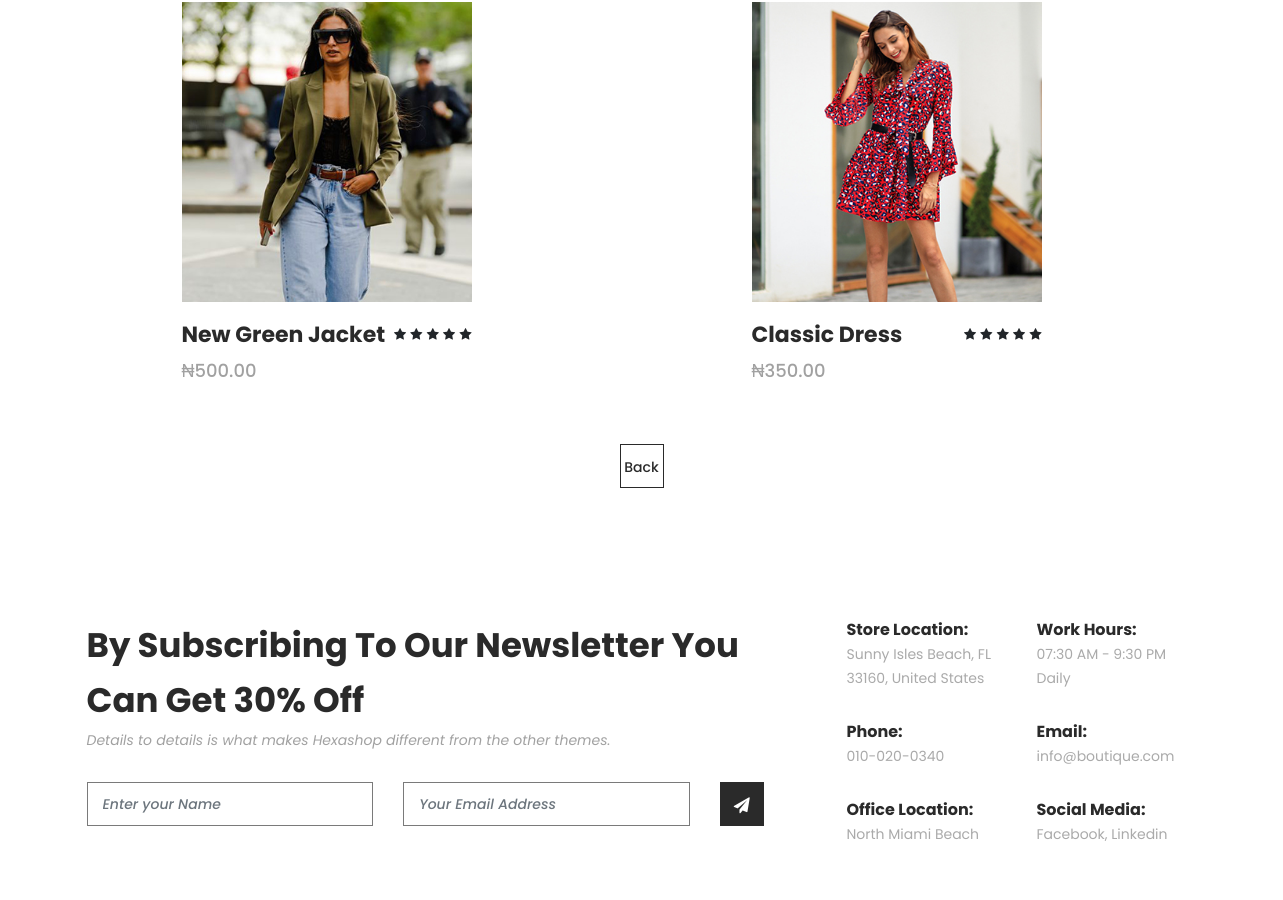
/women?page=2 (middle part), run on an earlier commit of the app's database.
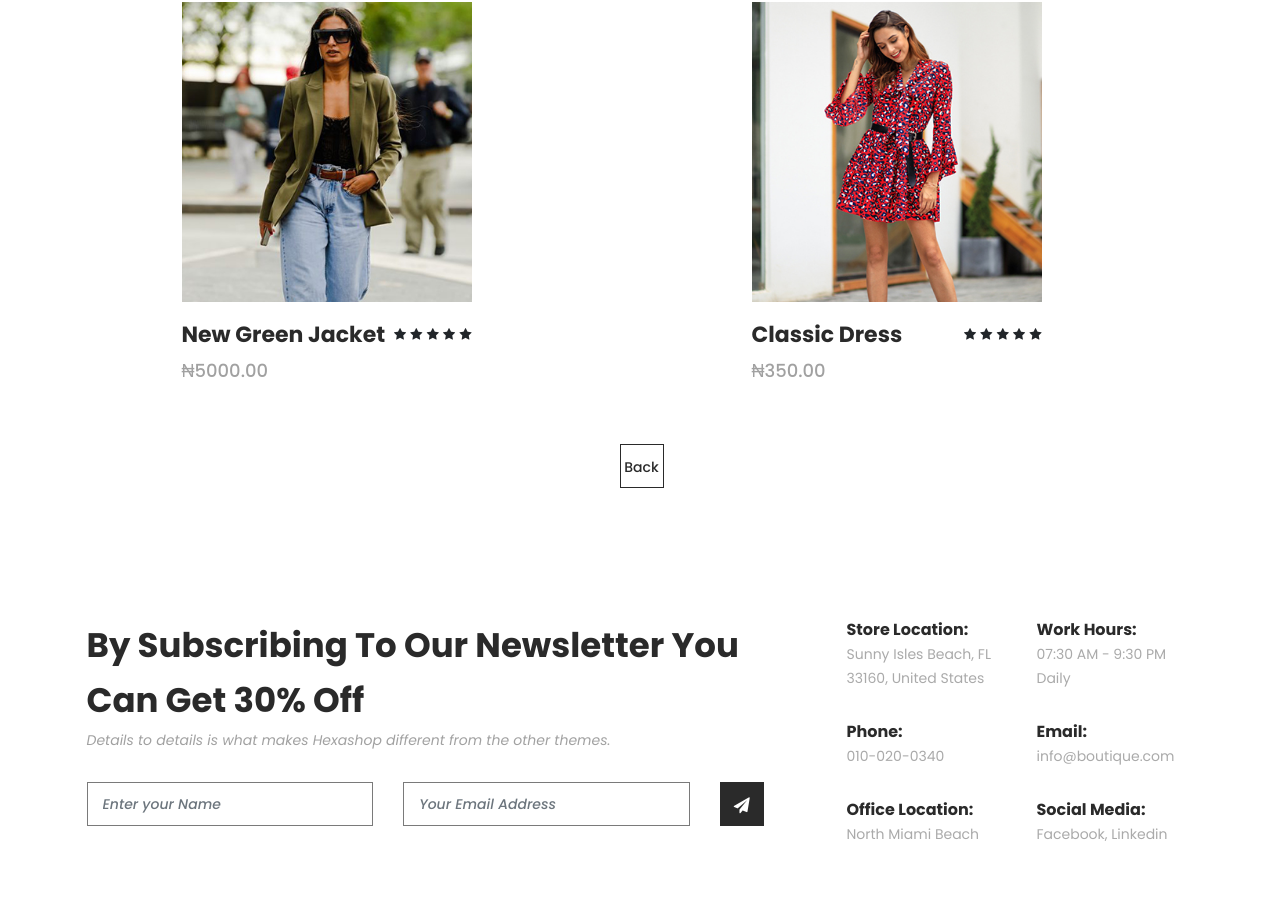
And on a later commit of the database.
### BoutiqueApp/models.py (models this page shows, shortened)
class Product(models.Model):
    choice = {('Men','Men'), ('Women','Women'), ('Kids', 'Kids')}
    uniqueID = models.UUIDField( default=uuid4, editable=False)
    Name = models.CharField(max_length=200, default="Anonymous")
    Category = models.CharField(max_length=50, blank=True, null=True, choices=choice)
    Price = models.CharField(max_length=50, null=False)
    Stock_Number = models.IntegerField(null=False)
    Date_Pub = models.DateTimeField(default=datetime.now(), editable=False)
    Image = models.ImageField(upload_to="upload")

### BoutiqueApp/views.py (the view)
# urls.py: path('women', womenProductView),
def womenProductView(request):
    subscriberForm = SubscriberForm(request.POST)
    if request.method == 'POST':
        if subscriberForm.is_valid():
            subscriberForm.save()
            return render(request, "SusbscribersAlert.html", {'subscriberForm': subscriberForm })
    Products =  Product.objects.filter(Category="Women").order_by("-Date_Pub")
    paginator = Paginator(Products, 9)
    paginator_page_number = request.GET.get("page")
    page_obj = paginator.get_page(paginator_page_number)
    return render(request, "womenProducts.html", { 'subscriberForm': subscriberForm , 'products':page_obj })

### BoutiqueApp/forms.py
class SubscriberForm(ModelForm):
    class Meta:
        model = Subscriber
        fields = "__all__"

### BoutiqueApp/templates/womenProducts.html (shortened to what this page needs)
{% load static %}
    {% block content %}
    {% include '__header.html' %}
        <section class="section" id="products">
            <div class="container">
                <div class="row" style="display: flex; justify-content: space-around;">
                    {% for product in products %}
                    <div class="col-lg-4" style="width: 320px;">
                        <div class="item" style="width: 290px;">
                            <div class="thumb">
                                <img src="{{ product.Image.url }}" alt="" style="height: 300px; width: 290px;">
                            </div>
                            <div class="down-content">
                                <h4>{{ product.Name }}</h4>
                                <span>₦{{ product.Price }}.00</span>
                                <ul class="stars">
                                    <li><i class="fa fa-star"></i></li>
                                    <li><i class="fa fa-star"></i></li>
                                    <li><i class="fa fa-star"></i></li>
                                    <li><i class="fa fa-star"></i></li>
                                    <li><i class="fa fa-star"></i></li>
                                </ul>
                            </div>
                        </div>
                    </div>
                    {% endfor %}
                    <div class="col-lg-12">
                        <div class="pagination">
                            <ul>
                                {% if products.has_previous and not products.has_next %}
                                <li style="padding-left: 20px; padding-right: 20px;">
                                    <a href="?page={{ products.previous_page_number }}" >Back</a>
                                </li>
                                {% endif %}
                            </ul>
                        </div>
                    </div>
                </div>
            </div>
        </section>
    {% include '__footer.html' %}
{% endblock %}

### BoutiqueApp/templates/__header.html (shortened to what this page needs)
{% load static %}
<!DOCTYPE html>
<html lang="en">
    <head>
        <link rel="stylesheet" type="text/css" href="{% static 'css/bootstrap.min.css' %}">
        <link rel="stylesheet" type="text/css" href="{% static 'css/font-awesome.css' %}">
        <link rel="stylesheet" href="{% static 'css/templatemo-hexashop.css' %}">
        <link rel="stylesheet" href="{% static 'css/owl-carousel.css' %}">
        <link rel="stylesheet" href="{% static 'css/lightbox.css' %}">
    </head>
    <body>
    </body>
</html>

### BoutiqueApp/templates/__footer.html (shortened to what this page needs)
    <div class="subscribe">
        <div class="container">
            <div class="row">
                <div class="col-lg-8">
                    <div class="section-heading">
                        <h2>By Subscribing To Our Newsletter You Can Get 30% Off</h2>
                        <span>Details to details is what makes Hexashop different from the other themes.</span>
                    </div>
                    {% load widget_tweaks%}
                    <form id="subscribe" action="" method="POST">
                        <div class="row">
                          <div class="col-lg-5">
                            <fieldset>
                                {% render_field subscriberForm.Name class="form-control" id="name" placeholder="Enter your Name" type="text" %}
                            </fieldset>
                          </div>
                          <div class="col-lg-5">
                            <fieldset>
                                {% render_field subscriberForm.Email class="form-control" id="email" placeholder="Your Email Address" type="email" %}
                            </fieldset>
                          </div>
                          <div class="col-lg-2">
                            <fieldset>
                              <button type="submit" id="form-submit" class="main-dark-button"><i class="fa fa-paper-plane"></i></button>
                            </fieldset>
                          </div>
                        </div>
                    </form>
                </div>
                <div class="col-lg-4">
                    <div class="row">
                        <div class="col-6">
                            <ul>
                                <li>Store Location:<br><span>Sunny Isles Beach, FL 33160, United States</span></li>
                                <li>Phone:<br><span>010-020-0340</span></li>
                                <li>Office Location:<br><span>North Miami Beach</span></li>
                            </ul>
                        </div>
                        <div class="col-6">
                            <ul>
                                <li>Work Hours:<br><span>07:30 AM - 9:30 PM Daily</span></li>
                                <li>Email:<br><span>info@boutique.com</span></li>
                                <li>Social Media:<br><span><a href="#">Facebook</a>, <a href="https://www.linkedin.com/in/nworah-gabriel-chimzuruoke-b74121224">Linkedin</a></span></li>
                            </ul>
                        </div>
                    </div>
                </div>
            </div>
        </div>
    </div>

### BoutiqueApp/static/css/templatemo-hexashop.css (style rules this page uses)
html, body, div, span, applet, object, iframe, h1, h2, h3, h4, h5, h6, p, blockquote, div pre, a, abbr, acronym, address, big, cite, code, del, dfn, em, font, img, ins, kbd, q, s, samp, small, strike, strong, sub, sup, tt, var, b, u, i, center, dl, dt, dd, ol, ul, li, figure, header, nav, section, article, aside, footer, figcaption { margin: 0; padding: 0; border: 0; outline: 0; }
ul, li { padding: 0; margin: 0; list-style: none; }
header, nav, section, article, aside, footer, hgroup { display: block; }
* { box-sizing: border-box; }
html, body { font-family: 'Poppins', sans-serif; font-weight: 400; background-color: #fff; font-size: 16px; -ms-text-size-adjust: 100%; -webkit-font-smoothing: antialiased; -moz-osx-font-smoothing: grayscale; }
a { text-decoration: none !important; }
h1, h2, h3, h4, h5, h6 { margin-top: 0px; margin-bottom: 0px; }
ul { margin-bottom: 0px; }
html, body { background: #fff; font-family: 'Poppins', sans-serif; }
.section-heading h2 { font-size: 34px; font-weight: 700; color: #2a2a2a; }
.section-heading span { font-size: 14px; color: #a1a1a1; font-style: italic; font-weight: 400; }
.subscribe { margin-top: 90px; }
.subscribe .section-heading { margin-bottom: 30px; }
.subscribe .section-heading h2 { line-height: 55px; }
.subscribe form input { width: 100%; height: 44px; line-height: 44px; padding: 0px 15px; font-size: 14px; font-style: italic; font-weight: 500; color: #aaa; border-radius: 0px; border: 1px solid #7a7a7a; box-shadow: none; }
.subscribe form button { width: 44px; height: 44px; display: inline-block; text-align: center; line-height: 44px; background-color: #2a2a2a; box-shadow: none; border: 1px solid transparent; color: #fff; transition: all 0.3s; }
.subscribe ul li { margin-bottom: 30px; display: block; }
.subscribe ul li { font-size: 16px; font-weight: 700; color: #2a2a2a; }
.subscribe ul li span, .subscribe ul li span a { font-size: 14px; font-weight: 400; color: #aaa; }
#products .item { margin-bottom: 30px; }
#products .item .thumb img { width: 100%; overflow: hidden; }
#products .item .down-content { padding-top: 20px; position: relative; z-index: 3; background-color: #fff; }
#products .item .down-content h4 { font-size: 22px; color: #2a2a2a; font-weight: 700; margin-bottom: 8px; }
#products .item .down-content span { font-size: 18px; color: #a1a1a1; font-weight: 500; display: block; }
#products .item .down-content ul.stars { position: absolute; right: 0; top: 20px; }
#products .item .down-content ul.stars li { display: inline; font-size: 13px; }
#products .item .thumb { position: relative; }
#products .pagination { margin-top: 30px; margin-bottom: 40px; }
#products .pagination ul { text-align: center; width: 100%; }
#products .pagination ul li { display: inline; margin: 0px 5px; }
#products .pagination ul li a { width: 44px; height: 44px; border: 1px solid #2a2a2a; display: inline-block; text-align: center; line-height: 44px; font-size: 14px; font-weight: 500; color: #2a2a2a; }

What changed in the data, as far as the page shows it:
changed Product "New Green Jacket": Price "500" → "5000"
